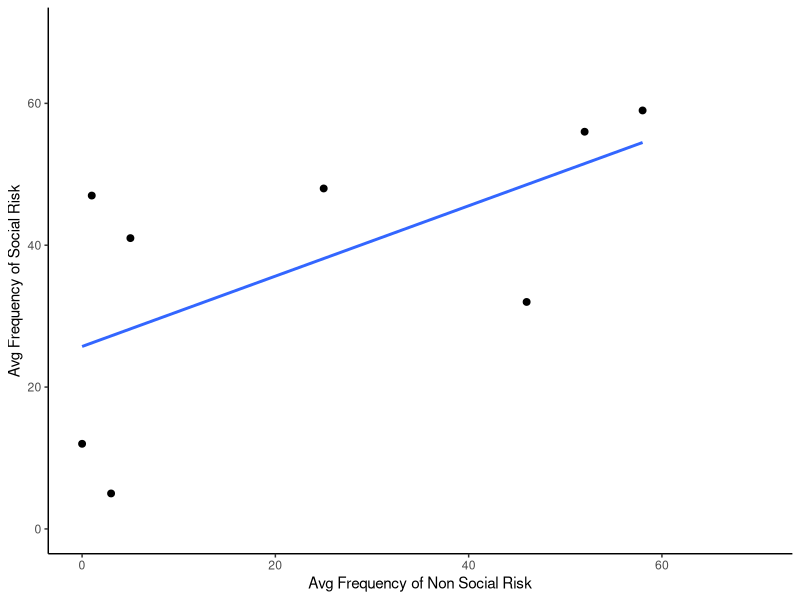
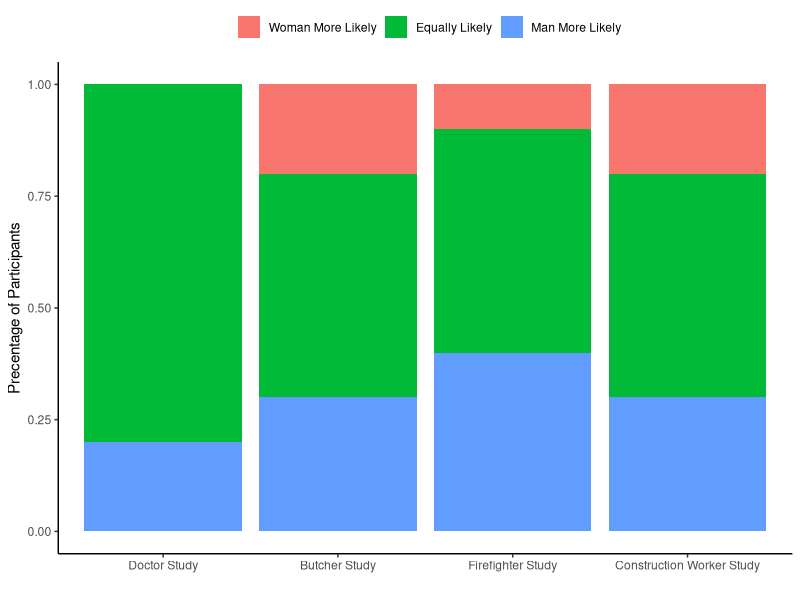
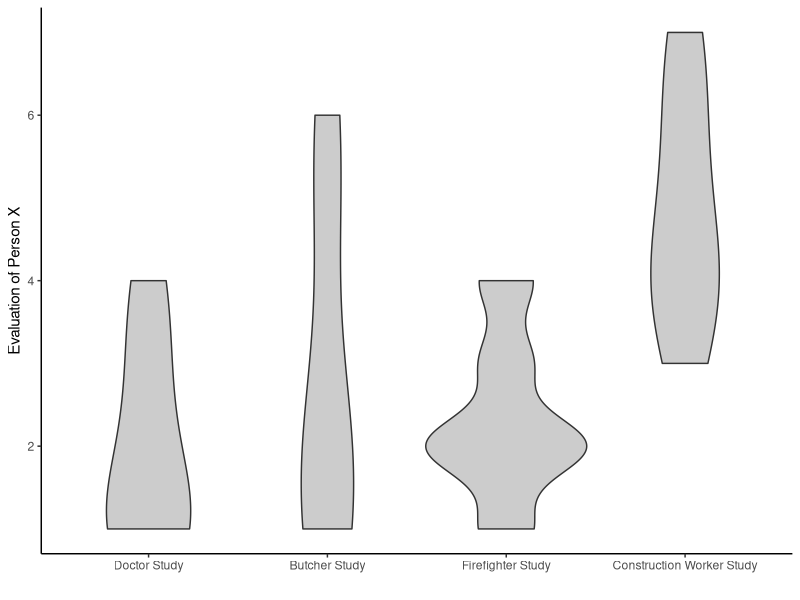

These figures' R source, in order:
## ---- chunk 1
knitr::opts_chunk$set(echo = TRUE)
## ---- chunk 2
  library(ggplot2)
  non_social <- c(0,1,3,5,25,46,52,58)
  social <- c(12,47,5,41,48,32,56,59)
  plot_df <- data.frame(non_social,social)
  
  ggplot(plot_df, aes(x=non_social,y=social)) + 
    geom_point(size=2) + 
    geom_smooth(method="lm", se = FALSE) +
    theme_classic() +
    xlab("Avg Frequency of Non Social Risk") +
    ylab("Avg Frequency of Social Risk") +
    coord_cartesian(xlim=c(0,70),ylim=c(0,70))

## ---- chunk 3
  library(ggplot2)
  group <- c(rep("Doctor Study", 10), rep("Butcher Study", 10), rep("Firefighter Study", 10), 
             rep("Construction Worker Study", 10))
  group_order <- factor(group, levels = c("Doctor Study", "Butcher Study", "Firefighter Study",                                                    "Construction Worker Study"))
  gender <- c(rep("Man More Likely",2), rep("Equally Likely",8), 
              rep("Man More Likely",3), rep("Equally Likely",5), rep("Woman More Likely",2),
              rep("Man More Likely",4), rep("Equally Likely",5), rep("Woman More Likely",1),
              rep("Man More Likely",3), rep("Equally Likely",5), rep("Woman More Likely",2))
  gender_order <- factor(gender, levels = c("Woman More Likely", "Equally Likely", "Man More Likely"))

  plot_df2 <- data.frame(group_order,gender_order)
  
  ggplot(plot_df2, aes(group_order, fill = gender_order)) +
    geom_bar(position = "fill") +
    theme_classic() +
    xlab("") +
    ylab("Precentage of Participants") +
    scale_fill_discrete(name = "") +
    theme(legend.position = "top")
## ---- chunk 4
  library(ggplot2)
  group <- c(doc_study = rep("Doctor Study", 6), buh_study = rep("Butcher Study", 6), 
             fire_study = rep("Firefighter Study", 6), 
             cons_study = rep("Construction Worker Study", 6))
  group_order <- factor(group, levels = c("Doctor Study", "Butcher Study", "Firefighter Study",                                            "Construction Worker Study"))
  eval_data <- c(1,1,1,2,3,4,5,6,1,1,2,2,2,2,3,4,1,2,3,4,4,5,6,7)
  plot_df3 <- data.frame(group_order,eval_data)
  
  ggplot(plot_df3, aes(group_order, eval_data)) +
    geom_violin(fill="gray80") +
    theme_classic() +
    ylab("Evaluation of Person X") +
    xlab("")

